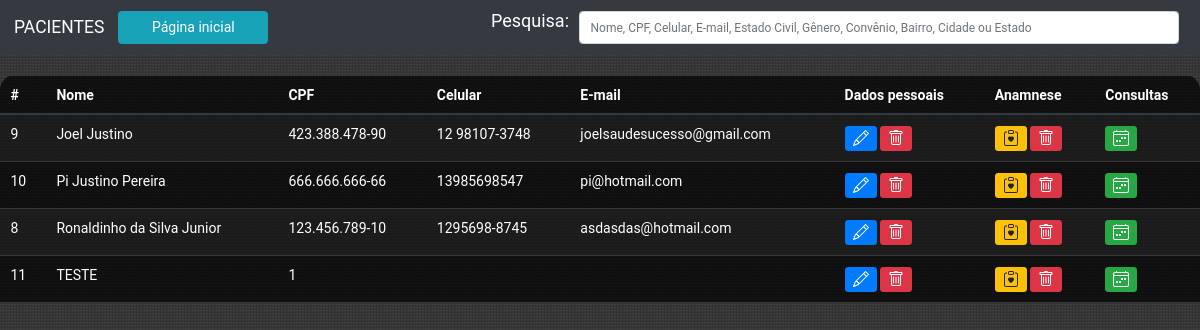
/php/editar_dados/index.php, run on an earlier commit of the app's database.
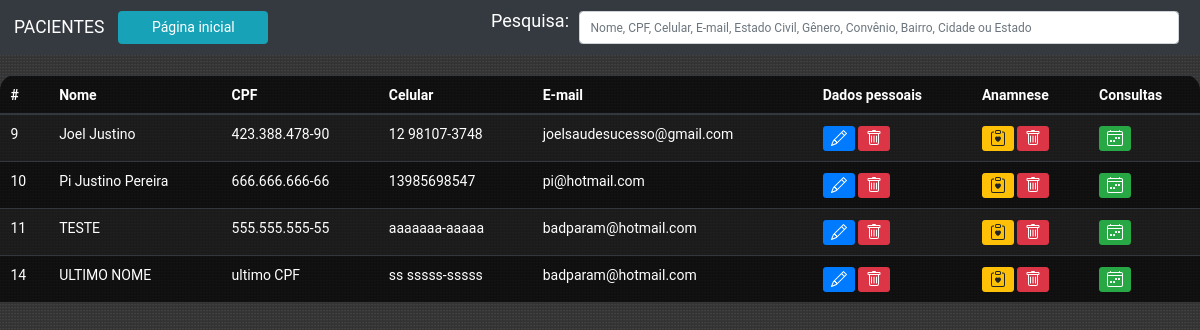
And on a later commit of the database.
### tables this page shows
CREATE TABLE `dados_paciente` (
  `id_pac` int(11) NOT NULL,
  `CPF` varchar(14) DEFAULT NULL,
  `nome` varchar(40) DEFAULT NULL,
  `celular` varchar(14) DEFAULT NULL,
  `idade` varchar(10) DEFAULT NULL,
  `estado_civil` varchar(30) DEFAULT NULL,
  `email` varchar(40) DEFAULT NULL,
  `work` varchar(40) DEFAULT NULL,
  `gender` varchar(10) DEFAULT NULL,
  `convenio` varchar(20) DEFAULT NULL,
  `CEP` varchar(20) DEFAULT NULL,
  `ad_number` varchar(10) DEFAULT NULL,
  `street` varchar(40) DEFAULT NULL,
  `district` varchar(40) DEFAULT NULL,
  `city` varchar(40) DEFAULT NULL,
  `state` varchar(10) DEFAULT NULL,
  `criado` varchar(30) DEFAULT NULL,
  `modificado` varchar(30) DEFAULT NULL
);

### php/editar_dados/home-padrao.php (the view, shortened to what this page needs)
<?php
	include_once('conexao.php');
	$sql = "SELECT * FROM dados_paciente ORDER BY nome ASC";
	$result = $conn->query($sql);
?>
<div id="tabela-dados">
	<table class="table table-striped table-dark table-bg">
		<thead>
			<tr>
			<th scope="col">#</th>
			<th scope="col">Nome</th>
			<th scope="col">CPF</th>
			<th scope="col">Celular</th>
			<th scope="col">E-mail</th>
			<th scope="col">Dados pessoais</th>
			<th scope="col">Anamnese</th>
			<th scope="col">Consultas</th>
			</tr>
		</thead>
		<tbody>
			<?php
				while($user_data = mysqli_fetch_assoc($result)){
					echo "<tr>";
					echo "<td>".$user_data['id_pac']."</td>";
					echo "<td>".$user_data['nome']."</td>";
					echo "<td>".$user_data['CPF']."</td>";
					echo "<td>".$user_data['celular']."</td>";
					echo "<td>".$user_data['email']."</td>";
					echo
					"<td>
						<a class='btn btn-sm btn-primary' href='editar_usuario.php?id_pac=$user_data[id_pac]'>
							<svg xmlns='http://www.w3.org/2000/svg' width='16' height='16' fill='currentColor' class='bi bi-pencil' viewBox='0 0 16 16'>
								<path d='M12.146.146a.5.5 0 0 1 .708 0l3 3a.5.5 0 0 1 0 .708l-10 10a.5.5 0 0 1-.168.11l-5 2a.5.5 0 0 1-.65-.65l2-5a.5.5 0 0 1 .11-.168l10-10zM11.207 2.5 13.5 4.793 14.793 3.5 12.5 1.207 11.207 2.5zm1.586 3L10.5 3.207 4 9.707V10h.5a.5.5 0 0 1 .5.5v.5h.5a.5.5 0 0 1 .5.5v.5h.293l6.5-6.5zm-9.761 5.175-.106.106-1.528 3.821 3.821-1.528.106-.106A.5.5 0 0 1 5 12.5V12h-.5a.5.5 0 0 1-.5-.5V11h-.5a.5.5 0 0 1-.468-.325z'/>
							</svg>
						</a>
						<a class='btn btn-sm btn-danger' href='proc_apagar_usuario.php?id_pac=$user_data[id_pac]' data-confirm='Tem certeza de que deseja excluir o usuário selecionado?'>
							<svg xmlns='http://www.w3.org/2000/svg' width='16' height='16' fill='currentColor' class='bi bi-trash' viewBox='0 0 16 16'>
								<path d='M5.5 5.5A.5.5 0 0 1 6 6v6a.5.5 0 0 1-1 0V6a.5.5 0 0 1 .5-.5Zm2.5 0a.5.5 0 0 1 .5.5v6a.5.5 0 0 1-1 0V6a.5.5 0 0 1 .5-.5Zm3 .5a.5.5 0 0 0-1 0v6a.5.5 0 0 0 1 0V6Z'/>
								<path d='M14.5 3a1 1 0 0 1-1 1H13v9a2 2 0 0 1-2 2H5a2 2 0 0 1-2-2V4h-.5a1 1 0 0 1-1-1V2a1 1 0 0 1 1-1H6a1 1 0 0 1 1-1h2a1 1 0 0 1 1 1h3.5a1 1 0 0 1 1 1v1ZM4.118 4 4 4.059V13a1 1 0 0 0 1 1h6a1 1 0 0 0 1-1V4.059L11.882 4H4.118ZM2.5 3h11V2h-11v1Z'/>
							</svg>
						</a>
					</td>";
					echo
					"<td>
						<a class='btn btn-sm btn-warning' href='editar_anamnese.php?CPF=$user_data[CPF]'>
							<svg xmlns='http://www.w3.org/2000/svg' width='16' height='16' fill='currentColor' class='bi bi-clipboard-heart' viewBox='0 0 16 16'>
								<path fill-rule='evenodd' d='M5 1.5A1.5 1.5 0 0 1 6.5 0h3A1.5 1.5 0 0 1 11 1.5v1A1.5 1.5 0 0 1 9.5 4h-3A1.5 1.5 0 0 1 5 2.5v-1Zm5 0a.5.5 0 0 0-.5-.5h-3a.5.5 0 0 0-.5.5v1a.5.5 0 0 0 .5.5h3a.5.5 0 0 0 .5-.5v-1Z'/>
								<path d='M3 1.5h1v1H3a1 1 0 0 0-1 1V14a1 1 0 0 0 1 1h10a1 1 0 0 0 1-1V3.5a1 1 0 0 0-1-1h-1v-1h1a2 2 0 0 1 2 2V14a2 2 0 0 1-2 2H3a2 2 0 0 1-2-2V3.5a2 2 0 0 1 2-2Z'/>
								<path d='M8 6.982C9.664 5.309 13.825 8.236 8 12 2.175 8.236 6.336 5.31 8 6.982Z'/>
							</svg>
						</a>
						<a class='btn btn-sm btn-danger' href='proc_apagar_anamnese.php?CPF=$user_data[CPF]' data-confirm='Tem certeza de que deseja excluir a ficha de anamnese selecionada?'>
							<svg xmlns='http://www.w3.org/2000/svg' width='16' height='16' fill='currentColor' class='bi bi-trash' viewBox='0 0 16 16'>
								<path d='M5.5 5.5A.5.5 0 0 1 6 6v6a.5.5 0 0 1-1 0V6a.5.5 0 0 1 .5-.5Zm2.5 0a.5.5 0 0 1 .5.5v6a.5.5 0 0 1-1 0V6a.5.5 0 0 1 .5-.5Zm3 .5a.5.5 0 0 0-1 0v6a.5.5 0 0 0 1 0V6Z'/>
								<path d='M14.5 3a1 1 0 0 1-1 1H13v9a2 2 0 0 1-2 2H5a2 2 0 0 1-2-2V4h-.5a1 1 0 0 1-1-1V2a1 1 0 0 1 1-1H6a1 1 0 0 1 1-1h2a1 1 0 0 1 1 1h3.5a1 1 0 0 1 1 1v1ZM4.118 4 4 4.059V13a1 1 0 0 0 1 1h6a1 1 0 0 0 1-1V4.059L11.882 4H4.118ZM2.5 3h11V2h-11v1Z'/>
							</svg>
						</a>
					</td>";
					echo
					"<td>
						<a class='btn btn-sm btn-success' href='consultas.php?nome=$user_data[nome]'>
							<svg xmlns='http://www.w3.org/2000/svg' width='16' height='16' fill='currentColor' class='bi bi-calendar4-week' viewBox='0 0 16 16'>
								<path d='M3.5 0a.5.5 0 0 1 .5.5V1h8V.5a.5.5 0 0 1 1 0V1h1a2 2 0 0 1 2 2v11a2 2 0 0 1-2 2H2a2 2 0 0 1-2-2V3a2 2 0 0 1 2-2h1V.5a.5.5 0 0 1 .5-.5zM2 2a1 1 0 0 0-1 1v1h14V3a1 1 0 0 0-1-1H2zm13 3H1v9a1 1 0 0 0 1 1h12a1 1 0 0 0 1-1V5z'/>
								<path d='M11 7.5a.5.5 0 0 1 .5-.5h1a.5.5 0 0 1 .5.5v1a.5.5 0 0 1-.5.5h-1a.5.5 0 0 1-.5-.5v-1zm-3 0a.5.5 0 0 1 .5-.5h1a.5.5 0 0 1 .5.5v1a.5.5 0 0 1-.5.5h-1a.5.5 0 0 1-.5-.5v-1zm-2 3a.5.5 0 0 1 .5-.5h1a.5.5 0 0 1 .5.5v1a.5.5 0 0 1-.5.5h-1a.5.5 0 0 1-.5-.5v-1zm-3 0a.5.5 0 0 1 .5-.5h1a.5.5 0 0 1 .5.5v1a.5.5 0 0 1-.5.5h-1a.5.5 0 0 1-.5-.5v-1z'/>
							</svg>
						</a>
					</td>";
					echo "</tr>";
				}
			?>
	</table>
</div>

What changed in the data, as far as the page shows it:
removed dados_paciente: id_pac "8", nome "Ronaldinho da Silva Junior", CPF "123.456.789-10", celular "1295698-8745", email "asdasdas@hotmail.com"
changed dados_paciente "TESTE": CPF "1" → "555.555.555-55"; celular (not shown) → "aaaaaaa-aaaaa"; email (not shown) → "badparam@hotmail.com"
added dados_paciente: id_pac "14", nome "ULTIMO NOME", CPF "ultimo CPF", celular "ss sssss-sssss", email "badparam@hotmail.com"
